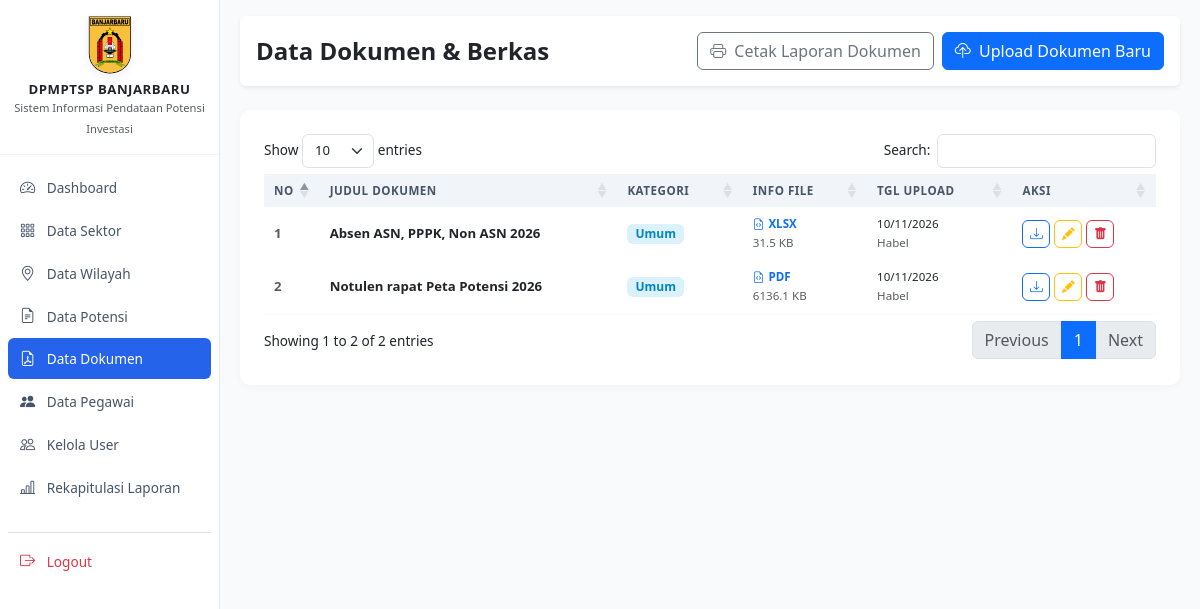
Before: /admin/dokumen.php (signed in) with the older database file.
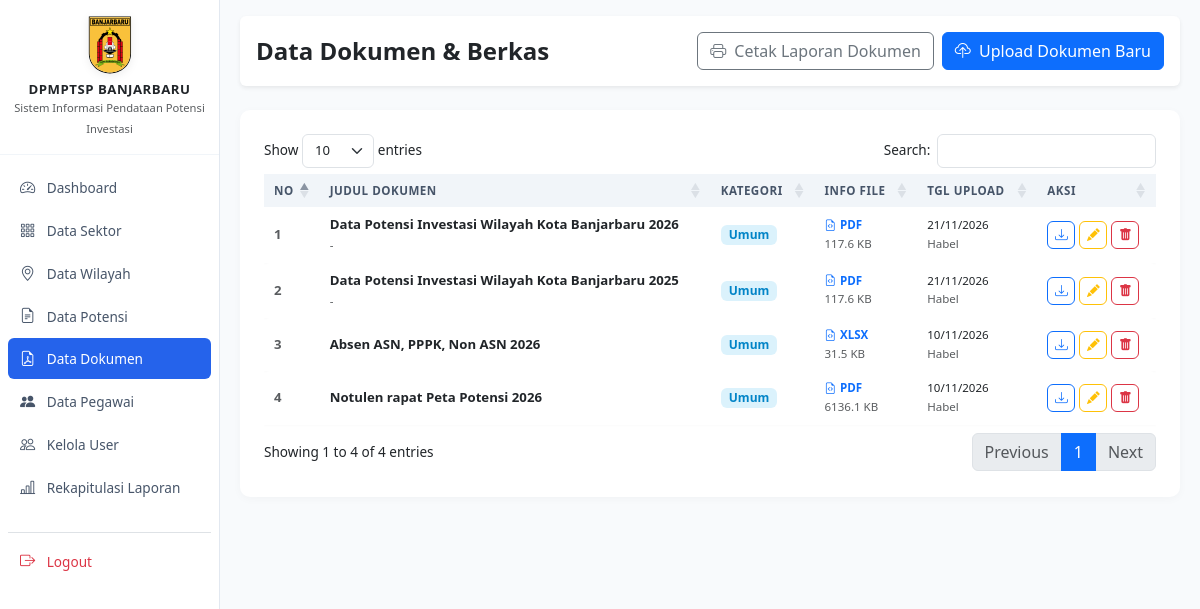
After: the same page with the newer database file.
### tables this page shows
CREATE TABLE `dokumen` (
  `id_dokumen` int NOT NULL AUTO_INCREMENT,
  `judul_dokumen` varchar(255) NOT NULL,
  `kategori` varchar(100) DEFAULT 'Umum',
  `deskripsi` text,
  `file_dokumen` varchar(255) NOT NULL,
  `tipe_file` varchar(50) DEFAULT NULL,
  `ukuran_file` int DEFAULT '0',
  `created_at` timestamp NULL DEFAULT CURRENT_TIMESTAMP,
  `created_by` int DEFAULT NULL,
  PRIMARY KEY (`id_dokumen`)
);

CREATE TABLE `users` (
  `id_user` int unsigned NOT NULL AUTO_INCREMENT,
  `nama` varchar(100) NOT NULL,
  `username` varchar(50) DEFAULT NULL,
  `email` varchar(150) NOT NULL,
  `password` varchar(255) NOT NULL,
  `role` enum('admin','pegawai','kadis','kabid') NOT NULL DEFAULT 'pegawai',
  `no_hp` varchar(20) DEFAULT NULL,
  `instansi` varchar(150) DEFAULT NULL,
  `status` enum('pending','aktif','nonaktif') NOT NULL DEFAULT 'pending',
  `last_login` datetime DEFAULT NULL,
  `created_at` timestamp NULL DEFAULT CURRENT_TIMESTAMP,
  `updated_at` timestamp NULL DEFAULT CURRENT_TIMESTAMP ON UPDATE CURRENT_TIMESTAMP,
  `reset_otp` varchar(6) DEFAULT NULL,
  `otp_expiry` datetime DEFAULT NULL,
  PRIMARY KEY (`id_user`),
  UNIQUE KEY `email` (`email`),
  UNIQUE KEY `username` (`username`)
);

### admin/dokumen.php (the view, shortened to what this page needs)
<?php
require_once '../config/database.php';
$dokumen_list = $pdo->query("SELECT d.*, u.nama AS uploader
                             FROM dokumen d
                             LEFT JOIN users u ON d.created_by = u.id_user
                             ORDER BY d.id_dokumen DESC")->fetchAll();
?>
<!DOCTYPE html>
<html lang="id">
<head>
</head>
<body>
<div class="wrapper">
    <?php require_once '../includes/sidebar.php'; ?>
    <div id="content">
        <div class="d-flex justify-content-between align-items-center mb-4 bg-white p-3 rounded shadow-sm">
    <h4 class="m-0 fw-bold">Data Dokumen & Berkas</h4>
    <div class="d-flex gap-2">
        <a href="dokumen_cetak.php" target="_blank" class="btn btn-outline-secondary">
            <i class="bi bi-printer me-1"></i> Cetak Laporan Dokumen
        </a>
        <?php if ($can_edit_data): ?>
            <a href="dokumen_tambah.php" class="btn btn-primary">
                <i class="bi bi-cloud-upload me-1"></i> Upload Dokumen Baru
            </a>
        <?php endif; ?>
    </div>
</div>
        <div class="card card-modern p-4">
            <div class="table-responsive">
                <table id="tableDokumen" class="table table-modern align-middle w-100">
                    <thead>
                        <tr>
                            <th width="5%">No</th>
                            <th>Judul Dokumen</th>
                            <th>Kategori</th>
                            <th>Info File</th>
                            <th>Tgl Upload</th>
                            <th>Aksi</th>
                        </tr>
                    </thead>
                    <tbody>
                        <?php $no = 1; foreach ($dokumen_list as $d): ?>
                        <tr>
                            <td class="fw-semibold text-muted"><?= $no++ ?></td>
                            <td>
                                <div class="fw-bold text-dark"><?= htmlspecialchars($d['judul_dokumen']) ?></div>
                                <small class="text-muted"><?= htmlspecialchars($d['deskripsi'] ?? '-') ?></small>
                            </td>
                            <td><span class="badge badge-soft-info px-2 py-1"><?= htmlspecialchars($d['kategori']) ?></span></td>
                            <td>
                                <small class="d-block text-uppercase fw-semibold text-primary"><i class="bi bi-file-earmark-code me-1"></i><?= htmlspecialchars($d['tipe_file']) ?></small>
                                <small class="text-muted"><?= round($d['ukuran_file'] / 1024, 1) ?> KB</small>
                            </td>
                            <td>
                                <small class="text-dark d-block"><?= date('d/m/Y', strtotime($d['created_at'])) ?></small>
                                <small class="text-muted"><?= htmlspecialchars($d['uploader'] ?? 'Sistem') ?></small>
                            </td>
                            <td>
                                <div class="d-flex gap-1">
                                    <a href="../uploads/dokumen/<?= $d['file_dokumen'] ?>" target="_blank" class="btn btn-sm btn-outline-primary btn-action" title="Unduh / Lihat File">
                                        <i class="bi bi-download"></i>
                                    </a>
                                    <?php if ($can_edit_data): ?>
                                        <a href="dokumen_edit.php?id=<?= $d['id_dokumen'] ?>" class="btn btn-sm btn-outline-warning btn-action" title="Edit">
                                            <i class="bi bi-pencil-fill"></i>
                                        </a>
                                        <a href="dokumen_hapus.php?id=<?= $d['id_dokumen'] ?>" class="btn btn-sm btn-outline-danger btn-action" title="Hapus">
                                            <i class="bi bi-trash-fill"></i>
                                        </a>
                                    <?php endif; ?>
                                </div>
                            </td>
                        </tr>
                        <?php endforeach; ?>
                    </tbody>
                </table>
            </div>
        </div>
    </div>
</div>
</body>
</html>

### includes/sidebar.php (shortened to what this page needs)
<?php
$current_page     = basename($_SERVER['PHP_SELF']);
$user_role        = $_SESSION['role'] ?? '';
$can_manage_users = ($user_role === 'admin');
$can_edit_data    = in_array($user_role, ['admin', 'pegawai']);
?>
<link href="https://cdn.jsdelivr.net/npm/bootstrap@5.3.0/dist/css/bootstrap.min.css" rel="stylesheet">
<link href="https://cdn.jsdelivr.net/npm/bootstrap-icons@1.10.5/font/bootstrap-icons.css" rel="stylesheet">
<link rel="stylesheet" href="https://cdn.datatables.net/1.13.6/css/dataTables.bootstrap5.min.css">
<nav id="sidebar">
    <div class="sidebar-header text-center">
        <img src="../assets/img/Lambang_Kota_Banjarbaru.svg"
             alt="Logo Kota Banjarbaru"
             class="sidebar-logo mb-2"
             onerror="this.onerror=null; this.src='https://upload.wikimedia.org/wikipedia/commons/f/f6/Lambang_Kota_Banjarbaru.svg';">
        <h6 class="m-0 fw-bold text-dark" style="font-size: 0.825rem; letter-spacing: 0.5px;">DPMPTSP BANJARBARU</h6>
        <small class="text-muted" style="font-size: 0.7rem;">Sistem Informasi Pendataan Potensi Investasi</small>
    </div>
    <ul class="list-unstyled components">
        <li class="<?= $current_page === 'dashboard.php' ? 'active' : '' ?>">
            <a href="dashboard.php"><i class="bi bi-speedometer2"></i> Dashboard</a>
        </li>
        <li class="<?= $current_page === 'sektor.php' ? 'active' : '' ?>">
            <a href="sektor.php"><i class="bi bi-grid-3x3-gap"></i> Data Sektor</a>
        </li>
        <li class="<?= $current_page === 'wilayah.php' ? 'active' : '' ?>">
            <a href="wilayah.php"><i class="bi bi-geo-alt"></i> Data Wilayah</a>
        </li>
        <li class="<?= in_array($current_page, ['potensi.php', 'potensi_edit.php']) ? 'active' : '' ?>">
            <a href="potensi.php"><i class="bi bi-file-earmark-text"></i> Data Potensi</a>
        </li>
        <li class="<?= in_array($current_page, ['dokumen.php', 'dokumen_tambah.php', 'dokumen_edit.php']) ? 'active' : '' ?>">
    <a href="dokumen.php"><i class="bi bi-file-earmark-pdf"></i> Data Dokumen</a>
</li>
<li class="<?= in_array($current_page, ['pegawai.php', 'pegawai_tambah.php', 'pegawai_edit.php']) ? 'active' : '' ?>">
    <a href="pegawai.php"><i class="bi bi-people-fill"></i> Data Pegawai</a>
</li>
        <?php if ($can_manage_users): ?>
        <li class="<?= $current_page === 'users.php' ? 'active' : '' ?>">
            <a href="users.php"><i class="bi bi-people"></i> Kelola User</a>
        </li>
        <?php endif; ?>
        <li class="<?= $current_page === 'laporan.php' ? 'active' : '' ?>">
            <a href="laporan.php"><i class="bi bi-bar-chart-line"></i> Rekapitulasi Laporan </a>
        </li>
        <li class="mt-4 border-top border-slate-200 pt-2">
            <a href="../auth/logout.php" class="text-danger"><i class="bi bi-box-arrow-right"></i> Logout</a>
        </li>
    </ul>
</nav>

### includes/sidebar.php (style rules this page uses)
body { min-height: 100vh; background-color: #f8fafc; font-size: 0.85rem; }
.wrapper { display: flex; width: 100%; align-items: flex-start; }
#sidebar { min-width: 220px; max-width: 220px; background: #ffffff; color: #334155; height: 100vh; position: sticky; top: 0; overflow-y: auto; z-index: 100; border-right: 1px solid #e2e8f0; }
#sidebar .sidebar-header { padding: 16px 12px; background: #ffffff; border-bottom: 1px solid #f1f5f9; }
#sidebar .sidebar-logo { width: 46px; height: auto; object-fit: contain; filter: drop-shadow(0 2px 4px rgba(0,0,0,0.08)); }
#sidebar ul.components { padding: 12px 8px; }
#sidebar ul li { margin-bottom: 2px; }
#sidebar ul li a { padding: 9px 12px; font-size: 0.85rem; display: block; color: #475569; text-decoration: none; transition: all 0.2s ease-in-out; font-weight: 500; border-radius: 6px; }
#sidebar ul li a:hover, #sidebar ul li.active > a { color: #ffffff !important; background-color: #2563eb; }
#sidebar ul li a i { margin-right: 8px; font-size: 0.95rem; }
#content { width: 100%; padding: 16px 20px; min-height: 100vh; }
.card-modern { border: none; border-radius: 10px; box-shadow: 0 2px 10px rgba(0,0,0,0.03); background: #ffffff; }
.table-modern { border-collapse: separate; border-spacing: 0 3px; margin-top: -3px; font-size: 0.825rem; }
.table-modern thead th { background-color: #f1f5f9 !important; color: #475569; font-size: 0.725rem; font-weight: 700; text-transform: uppercase; letter-spacing: 0.5px; border: none; padding: 8px 10px; }
.table-modern tbody tr { background-color: #ffffff; box-shadow: 0 1px 2px rgba(0,0,0,0.02); transition: all 0.15s ease-in-out; }
.table-modern tbody td { border: none; padding: 8px 10px; color: #334155; }
.table-modern tbody tr td:first-child { border-top-left-radius: 6px; border-bottom-left-radius: 6px; }
.table-modern tbody tr td:last-child { border-top-right-radius: 6px; border-bottom-right-radius: 6px; }
.btn-sm { padding: 4px 10px; font-size: 0.8rem; }
.badge-soft-info { background-color: rgba(14, 165, 233, 0.15); color: #0284c7; font-weight: 600; font-size: 0.75rem; }
.btn-action { width: 28px; height: 28px; padding: 0; display: inline-flex; align-items: center; justify-content: center; border-radius: 6px; font-size: 0.8rem; }

Changed rows visible on the page:
added dokumen: judul_dokumen "Data Potensi Investasi Wilayah Kota Banjarbaru 2026", deskripsi "-", kategori "Umum", tipe_file "PDF", $d['ukuran_file']/1024 "117.6", created_at "21/11/2026", users.nama "Habel"
added dokumen: judul_dokumen "Data Potensi Investasi Wilayah Kota Banjarbaru 2025", deskripsi "-", kategori "Umum", tipe_file "PDF", $d['ukuran_file']/1024 "117.6", created_at "21/11/2026", users.nama "Habel"
Other visible differences:
text written by a page script: "Show entries Search: Showing 1 to 2 of 2 entries Previous 1 Next" → "Show entries Search: Showing 1 to 4 of 4 entries Previous 1 Next"
